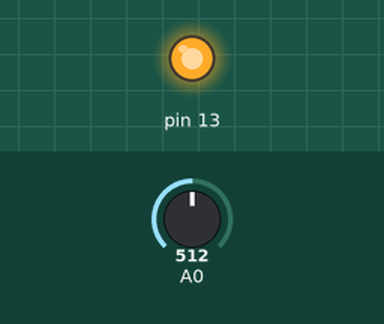
This sketch was run on a simulated Arduino Uno, built with avr-gcc and run on an emulated ATmega328P. Parts: output pins drawn as LEDs (lit = HIGH). The test bench sets the inputs (shaded band); at power-on: A0 = 512.

Above: at 1.2 s.
1.3 s: A0 set to 491
At 1.7 s:
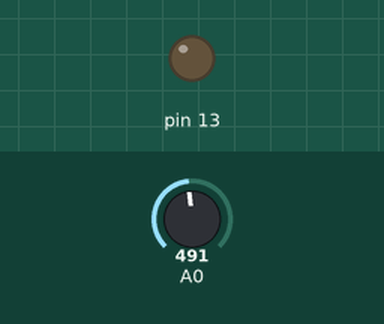
2.8 s: A0 set to 510
At 4.0 s:
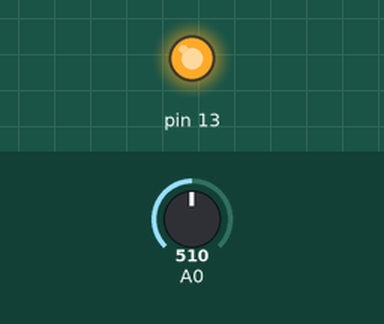
4.3 s: A0 set to 490
At 5.1 s:
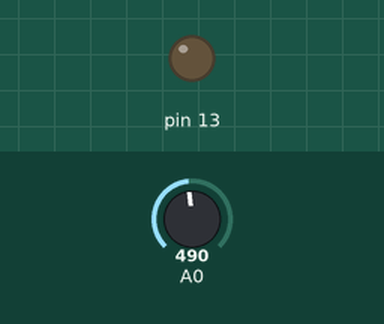
Timing chart, 0 to 7.3 s (numbered marks = the images above; inputs shaded):
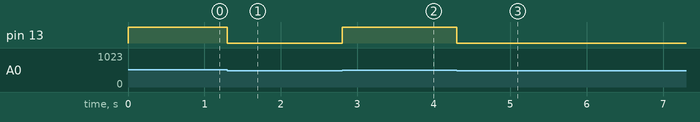

The sketch:

EncendiendoLeds.ino
```cpp
int dato;
void setup()
{
Serial.begin(9600);
pinMode(13, OUTPUT);
}
void loop()
{
dato = analogRead(A0);
if(dato>500)
digitalWrite(13, HIGH);
else
digitalWrite(13, LOW);
}
```

Measured:
- the behaviour switches between 501 and 500 on A0 (found by bisection; images 0 and 1)
- after the input at 1.3 s, pin 13: HIGH → LOW at once
- after the input at 2.8 s, pin 13: LOW → HIGH at once
- after the input at 4.3 s, pin 13: HIGH → LOW at once
